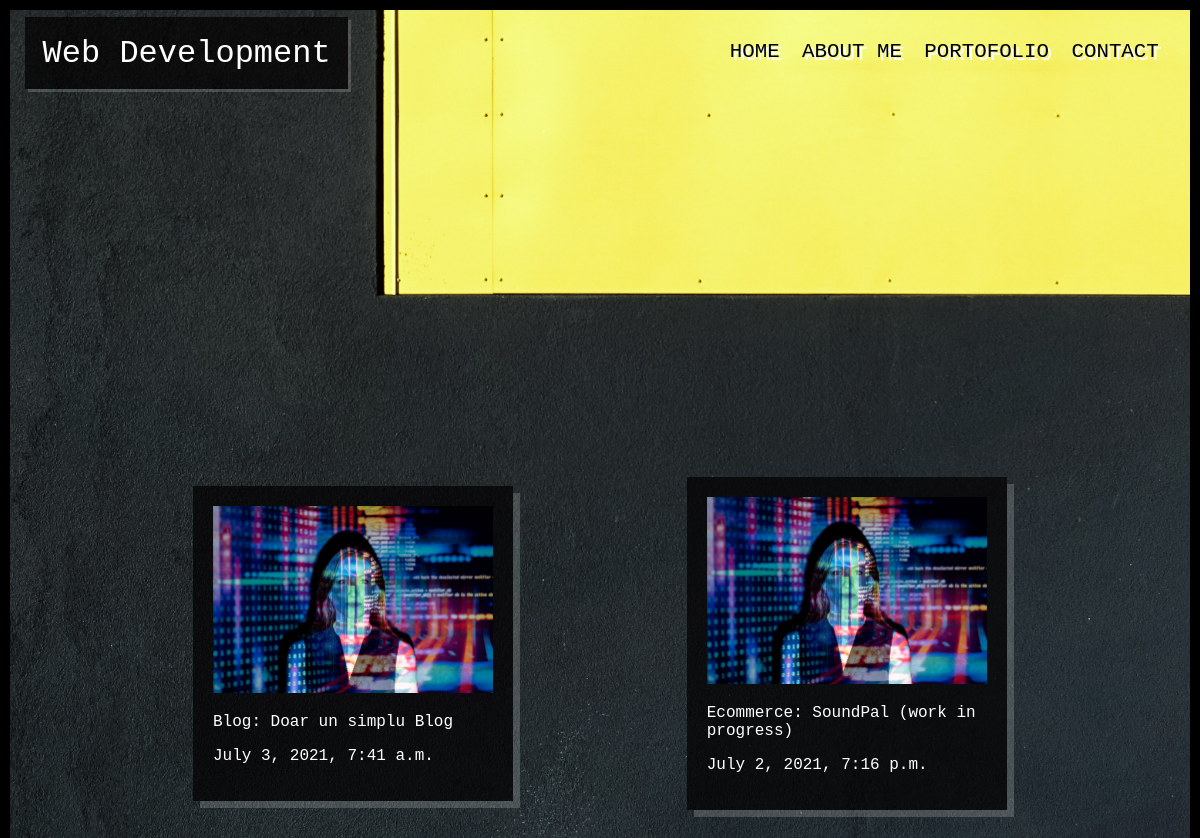
The app's page /portofolio/ with its own data.
### app_portofolio/models.py (models this page shows, shortened)
class Post(models.Model):
    titlu = models.CharField(max_length=255)
    slug = models.SlugField()
    git_link = models.TextField(null=True, blank=True)
    descriere = models.TextField()
    imagine = models.ImageField(null=True, blank=True)
    imagine_post1 = models.ImageField(null=True, blank=True)
    imagine_post2 = models.ImageField(null=True, blank=True)
    imagine_post3 = models.ImageField(null=True, blank=True)
    date_added = models.DateTimeField(auto_now_add=True)
    class Meta:
        ordering = ['-date_added']

### app_portofolio/views.py (the view)
# urls.py: path('portofolio/',views.portofolio_page, name='portofolio'),
def portofolio_page(request):
    posts = Post.objects.all()
    return render(request, 'portofolio.html', {'posts': posts})

### templates/portofolio.html
{% extends 'base.html' %}
{% block content %}
    <div class="container-portofolio">
    {% for post in posts %}
            <a class="post-box" href="{% url 'post_detail' post.slug %}">
                <img class="post-image" src="{{ post.imagine.url }}" alt="placeholder">
                 <p class="titlu-post">{{ post.titlu }}</p>
                <p class="post-date">{{ post.date_added }}</p>
            </a>
    {% endfor %}
   </div>
{% endblock %}

### static/css/style.css (style rules this page uses)
html { background: url(/static/img/backgound2.jpg) center center no-repeat fixed; background-size: cover; -webkit-background-size: cover; -moz-background-size: cover; -o-background-size: cover; margin: 0; padding: 0; border: black 10px solid; }
html, body { margin: 0; min-height: 100%; }
body { display: flex; flex-direction: column; justify-content: space-between; align-items: center; }
.container-portofolio { display: flex; flex-direction: column; justify-content: space-evenly; align-items: center; animation: fadeInAnimation ease 3s; animation-iteration-count: 1; animation-fill-mode: forwards; width: 95%; height: auto; margin: 30px auto; padding: 30px 0; }
.post-box { align-self: center; justify-self: center; background-color: rgb(2, 0, 0, 0.7); width: 70%; padding: 20px; text-decoration: none; margin: 20px; box-shadow: 7px 7px rgba(255, 255, 255, 0.18); }
.titlu-post { color: white; text-decoration: none; font-family: OCR A Std, monospace; }
.post-image { width: 100%; }
.post-date { color: white; text-decoration: none; font-family: OCR A Std, monospace; }
@media (min-width: 720px) { .container-portofolio { flex-direction: row; flex-wrap: wrap; } }
@media (min-width: 720px) { .post-box { width: 25%; } }

### records on screen
Post: imagine (picture), titlu "Blog: Doar un simplu Blog", date_added "July 3, 2021, 7:41 a.m."
Post: imagine (picture), titlu "Ecommerce: SoundPal (work in progress)", date_added "July 2, 2021, 7:16 p.m."
